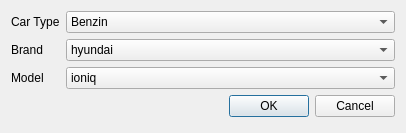
<?xml version="1.0" encoding="UTF-8"?>
<ui version="4.0">
 <class>Dialog</class>
 <widget class="QDialog" name="Dialog">
  <property name="geometry">
   <rect>
    <x>0</x>
    <y>0</y>
    <width>406</width>
    <height>133</height>
   </rect>
  </property>
  <property name="windowTitle">
   <string>Dialog</string>
  </property>
  <layout class="QFormLayout" name="formLayout">
   <item row="0" column="0">
    <widget class="QLabel" name="label">
     <property name="text">
      <string>Car Type</string>
     </property>
    </widget>
   </item>
   <item row="0" column="1">
    <widget class="QComboBox" name="CB_car_type">
     <item>
      <property name="text">
       <string>Benzin</string>
      </property>
     </item>
     <item>
      <property name="text">
       <string>Diesel</string>
      </property>
     </item>
     <item>
      <property name="text">
       <string>PHEV</string>
      </property>
     </item>
     <item>
      <property name="text">
       <string>FEV</string>
      </property>
     </item>
    </widget>
   </item>
   <item row="1" column="0">
    <widget class="QLabel" name="label_2">
     <property name="text">
      <string>Brand</string>
     </property>
    </widget>
   </item>
   <item row="1" column="1">
    <widget class="QComboBox" name="CB_car_brand">
     <item>
      <property name="text">
       <string>hyundai</string>
      </property>
     </item>
    </widget>
   </item>
   <item row="2" column="0">
    <widget class="QLabel" name="label_3">
     <property name="text">
      <string>Model</string>
     </property>
    </widget>
   </item>
   <item row="2" column="1">
    <widget class="QComboBox" name="CB_car_model">
     <item>
      <property name="text">
       <string>ioniq</string>
      </property>
     </item>
    </widget>
   </item>
   <item row="3" column="0" colspan="2">
    <widget class="QDialogButtonBox" name="buttonBox">
     <property name="orientation">
      <enum>Qt::Horizontal</enum>
     </property>
     <property name="standardButtons">
      <set>QDialogButtonBox::Cancel|QDialogButtonBox::Ok</set>
     </property>
    </widget>
   </item>
  </layout>
 </widget>
 <resources/>
 <connections>
  <connection>
   <sender>buttonBox</sender>
   <signal>accepted()</signal>
   <receiver>Dialog</receiver>
   <slot>accept()</slot>
   <hints>
    <hint type="sourcelabel">
     <x>248</x>
     <y>254</y>
    </hint>
    <hint type="destinationlabel">
     <x>157</x>
     <y>274</y>
    </hint>
   </hints>
  </connection>
  <connection>
   <sender>buttonBox</sender>
   <signal>rejected()</signal>
   <receiver>Dialog</receiver>
   <slot>reject()</slot>
   <hints>
    <hint type="sourcelabel">
     <x>316</x>
     <y>260</y>
    </hint>
    <hint type="destinationlabel">
     <x>286</x>
     <y>274</y>
    </hint>
   </hints>
  </connection>
 </connections>
</ui>
